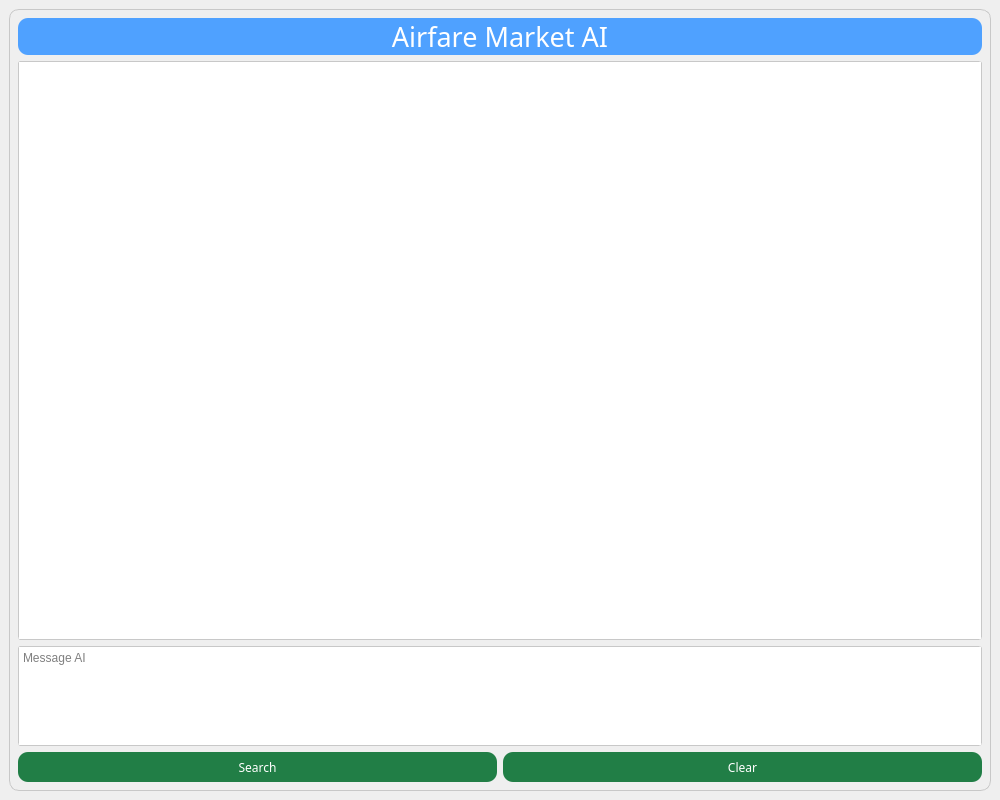
<?xml version="1.0" encoding="UTF-8"?>
<ui version="4.0">
 <class>MainWindow</class>
 <widget class="QMainWindow" name="MainWindow">
  <property name="geometry">
   <rect>
    <x>0</x>
    <y>0</y>
    <width>1000</width>
    <height>800</height>
   </rect>
  </property>
  <property name="minimumSize">
   <size>
    <width>1000</width>
    <height>800</height>
   </size>
  </property>
  <property name="maximumSize">
   <size>
    <width>1000</width>
    <height>800</height>
   </size>
  </property>
  <property name="windowTitle">
   <string>MainWindow</string>
  </property>
  <widget class="QWidget" name="centralwidget">
   <layout class="QGridLayout" name="gridLayout">
    <item row="0" column="0">
     <widget class="QWidget" name="widget" native="true">
      <property name="styleSheet">
       <string notr="true">QWidget #widget
{
border: 1px solid rgb(200,200,200);
padding-left: 20px;
padding-right: 20px;
border-radius: 10px;
}</string>
      </property>
      <layout class="QGridLayout" name="gridLayout_2">
       <item row="2" column="0" colspan="2">
        <widget class="QTextEdit" name="UserInput_TextEdit">
         <property name="minimumSize">
          <size>
           <width>0</width>
           <height>100</height>
          </size>
         </property>
         <property name="maximumSize">
          <size>
           <width>16777215</width>
           <height>100</height>
          </size>
         </property>
         <property name="styleSheet">
          <string notr="true">QTextEdit
{


border-radius:  3px;
border: 1px solid rgb(200,200,200);
}</string>
         </property>
         <property name="placeholderText">
          <string>Message AI</string>
         </property>
        </widget>
       </item>
       <item row="0" column="0" colspan="2">
        <widget class="QLabel" name="Title">
         <property name="font">
          <font>
           <family>Arial Black</family>
           <pointsize>20</pointsize>
          </font>
         </property>
         <property name="styleSheet">
          <string notr="true">QLabel
{
padding-left:20px;
padding-right:20px;
background-color:rgb(79, 161, 255);
border-radius:10px;
color:#fff
}</string>
         </property>
         <property name="text">
          <string>Airfare Market AI</string>
         </property>
         <property name="alignment">
          <set>Qt::AlignmentFlag::AlignCenter</set>
         </property>
        </widget>
       </item>
       <item row="3" column="1">
        <widget class="QPushButton" name="Clear_Button">
         <property name="minimumSize">
          <size>
           <width>0</width>
           <height>30</height>
          </size>
         </property>
         <property name="maximumSize">
          <size>
           <width>16777215</width>
           <height>30</height>
          </size>
         </property>
         <property name="font">
          <font>
           <family>Arial Black</family>
          </font>
         </property>
         <property name="styleSheet">
          <string notr="true">QPushButton {
    color: #fff;
    padding-left: 20px;
    padding-right: 20px;
    border-radius: 10px;
    background-color: rgb(33, 126, 70);
}

QPushButton:hover {
    padding-left: 20px;
    padding-right: 20px;
    background-color: rgb(58, 202, 111);
    border: 1px solid #fff;
}
</string>
         </property>
         <property name="text">
          <string>Clear</string>
         </property>
        </widget>
       </item>
       <item row="3" column="0">
        <widget class="QPushButton" name="Search_Button">
         <property name="minimumSize">
          <size>
           <width>0</width>
           <height>30</height>
          </size>
         </property>
         <property name="maximumSize">
          <size>
           <width>16777215</width>
           <height>30</height>
          </size>
         </property>
         <property name="font">
          <font>
           <family>Arial Black</family>
          </font>
         </property>
         <property name="styleSheet">
          <string notr="true">QPushButton {
    color: #fff;
    padding-left: 20px;
    padding-right: 20px;
    border-radius: 10px;
    background-color: rgb(33, 126, 70);
}

QPushButton:hover {
    padding-left: 20px;
    padding-right: 20px;
    background-color: rgb(58, 202, 111);
    border: 1px solid #fff;
}
</string>
         </property>
         <property name="text">
          <string>Search</string>
         </property>
        </widget>
       </item>
       <item row="1" column="0" colspan="2">
        <widget class="QTextEdit" name="AI_Result_TextEdit">
         <property name="styleSheet">
          <string notr="true">QTextEdit
{

border: 1px solid rgb(200,200,200);
border-radius: 3px;

}</string>
         </property>
         <property name="readOnly">
          <bool>true</bool>
         </property>
        </widget>
       </item>
      </layout>
     </widget>
    </item>
   </layout>
  </widget>
 </widget>
 <resources/>
 <connections/>
</ui>
